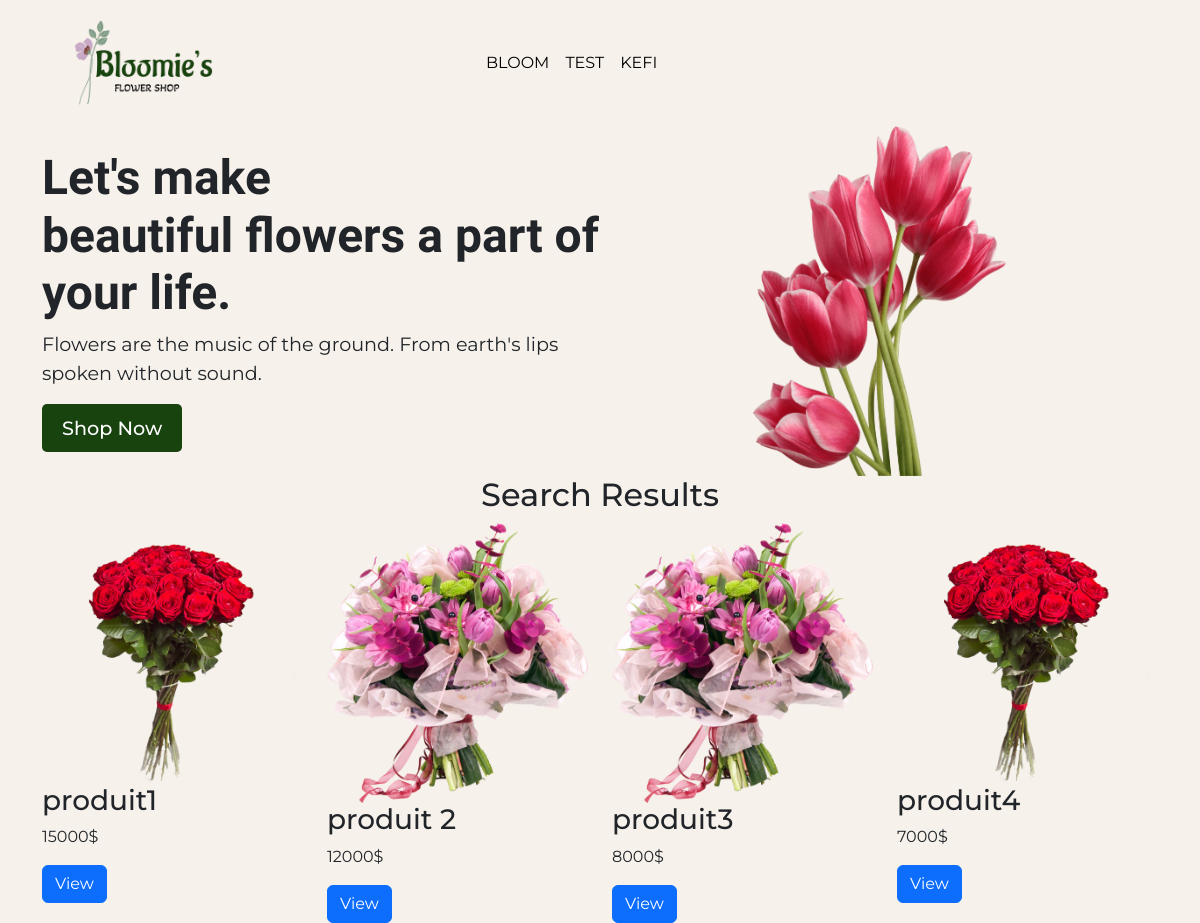
The page /search.php on the database as committed earlier.
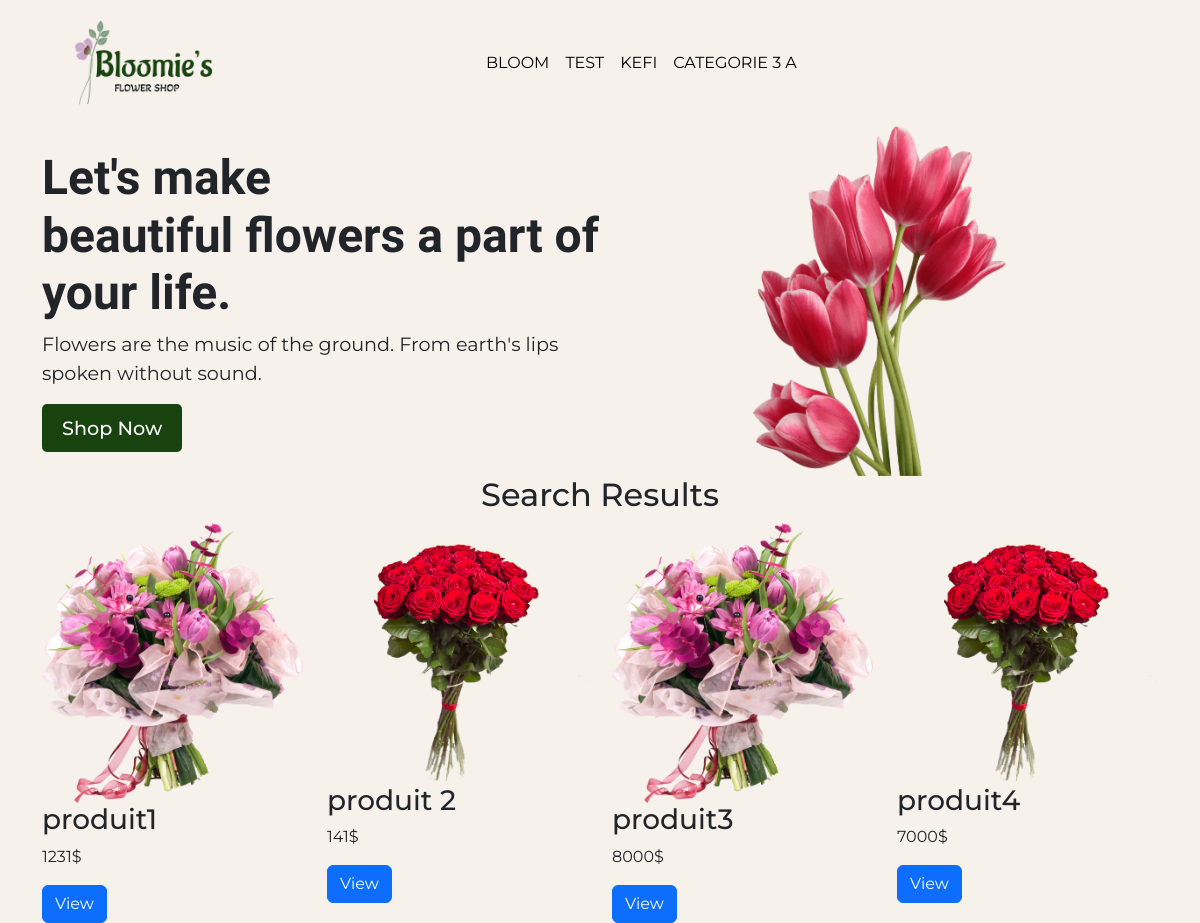
The same page on the database as committed later.
### tables this page shows
CREATE TABLE `categories` (
  `id` int(11) NOT NULL,
  `nom` varchar(255) NOT NULL,
  `description` varchar(255) NOT NULL,
  `image` varchar(255) NOT NULL,
  `createur` int(11) NOT NULL,
  `date_creation` date NOT NULL,
  `date_modification` date NOT NULL
);

CREATE TABLE `produit` (
  `id` int(11) NOT NULL,
  `nom` varchar(255) NOT NULL,
  `prix` float NOT NULL,
  `description` text NOT NULL,
  `image` text NOT NULL,
  `categorie` int(11) NOT NULL,
  `stock` int(11) NOT NULL,
  `date_creation` date NOT NULL,
  `date_modification` date NOT NULL
);

### inc/functions.php (called while the page is built, shortened)
<?php
function connectToDatabase(){
    try {
        $conn = new PDO("mysql:host=" . MONHOST . ";dbname=" . MABD, MONUSER, MONPWD);
        $conn->setAttribute(PDO::ATTR_ERRMODE, PDO::ERRMODE_EXCEPTION);
        return $conn;
    } catch (PDOException $e) {
        echo "Erreur de connexion à la base de données : " . $e->getMessage();
        die();
    }
}
function getAllCategories($conn){
    $requete = "SELECT * FROM categories";
    $resultat = $conn->query($requete);
    $categories = $resultat->fetchAll();
    return $categories;
}
function getAllProducts($conn){
    $requete = "SELECT * FROM produit";
    $resultat = $conn->query($requete);
    $produit = $resultat->fetchAll();
    return $produit;
}
$conn = connectToDatabase();
$categories = getAllCategories($conn);
$produits = getAllProducts($conn);
?>

### search.php (the view, shortened to what this page needs)
<?php
include "inc/functions.php";
$categories = getAllCategories($conn);
if (isset($_POST['search']) && !empty($_POST['search'])) {
  $produit = searchProduits($conn, $_POST['search']);
} else {
  $produit = getAllProducts($conn);
}
include "inc/header.php";
?>
<section class="hero">
  <div class="container d-flex align-items-center">
    <div class="col-lg-6">
      <h1>Let's make <br> beautiful flowers a part of your life.</h1>
      <p>Flowers are the music of the ground. From earth's lips spoken without sound.</p>
      <button class="btn btn-primary">Shop Now</button>
    </div>
    <div class="col-lg-6 text-center">
      <img src="images/hero-asset.png" alt="hero" class="img-fluid w-50 ">
    </div>
  </div>
</section>
<section class="searched-products">
  <div class="container">
    <div class="row">
      <div class="col-lg-12">
        <h2 class="text-center">Search Results</h2>
      </div>
    </div>
    <div class="row">
      <?php
      foreach ($produit as $produit) {
      ?>
        <div class="col-lg-3">
          <div class="product">
            <img src="images/<?php print $produit['image']; ?>" alt="product" class="img-fluid">
            <h3><?php print $produit['nom']; ?></h3>
            <p><?php print $produit['prix']; ?>$</p>
            <a href="produit.php?id=<?php print $produit['id']; ?>" class="btn btn-primary">View</a>
          </div>
        </div>
      <?php
      }
      ?>
    </div>
  </div>
</section>

### inc/header.php (shortened to what this page needs)
<!DOCTYPE html>
<html lang="en">
<head>
  <link href="https://cdn.jsdelivr.net/npm/bootstrap@5.3.3/dist/css/bootstrap.min.css" rel="stylesheet">
  <link rel="stylesheet" href="./css/dashboard.css">
</head>
<body>
<header>
  <nav class="navbar navbar-expand-lg">
    <div class="container">
      <a class="navbar-brand" href="index.php">
        <img src="./images/logo-v.png" alt="Bloomie's Flower Shop" />
      </a>
      <div class="collapse navbar-collapse" id="navbarSupportedContent">
        <ul class="navbar-nav me-auto mb-2 mb-lg-0">
          <li class="nav-item">
            <?php
            foreach ($categories as $categorie) {
              print '<li class="nav-item"><a class="nav-link" href="categorie.php?id='.$categorie['id'].'">' . $categorie['nom'] . '</a></li>';
            }
            ?>
          </li>
        </ul>
        <ul class="navbar-nav mb-2 mb-lg-0">
        <div class="search-icon nav-link">
        </div>
        <?php if (isset($_SESSION['nom'])) {
          print '<li class="nav-item">
          <a class="nav-link active" aria-current="page" href="profile.php">profile</a>
          </li>';
                  } else {
                    print '<li class="nav-item">
            <a class="nav-link active" aria-current="page" href="connexion.php"><i data-lucide="user" stroke-Width="1"></i></a>
          </li>';
                  }
        ?>
        <li class="nav-item">
          <a class="nav-link active" aria-current="page" href="cart.php"><i data-lucide="shopping-bag" stroke-width="1"></i></a>
          </li>
        </ul>
      </div>
    </div>
  </nav>
</header>

### css/dashboard.css (style rules this page uses)
body { margin: 0; padding: 0; font-family: "Montserrat", sans-serif; background-color:#F6F1EB; }
header { background-color:#F6F1EB; }
.nav-link { font-size: medium; font-weight: 400; text-transform: uppercase; color: black; display: flex; align-items: center; }
section.hero h1 { font-family: "Philosopher", sans-serif; font-weight: 900; font-size: 3rem; }
.hero p { font-size: 1.2rem; }
.hero button { font-size: 1.2rem; font-weight: 500; padding: 10px 20px; border-radius: 5px; background-color: #18420e; color: white; border: none; cursor: pointer; }
.navbar-brand > img { width: 45%; }

Rows that differ between the two databases and show on the page:
added categories: nom "CATEGORIE 3 A"
changed produit "produit1": image: a different picture; prix "15000" → "1231"
changed produit "produit 2": image: a different picture; prix "12000" → "141"
